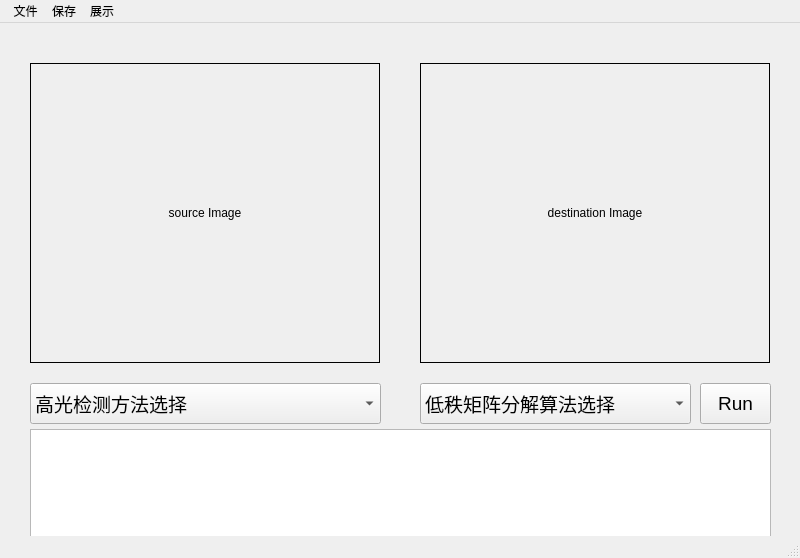
<?xml version="1.0" encoding="UTF-8"?>
<ui version="4.0">
 <class>MainWindow</class>
 <widget class="QMainWindow" name="MainWindow">
  <property name="geometry">
   <rect>
    <x>0</x>
    <y>0</y>
    <width>800</width>
    <height>558</height>
   </rect>
  </property>
  <property name="windowTitle">
   <string>基于非凸低秩分解的内镜影像高光去除</string>
  </property>
  <widget class="QWidget" name="centralwidget">
   <widget class="QLabel" name="srcImgLabel">
    <property name="geometry">
     <rect>
      <x>30</x>
      <y>40</y>
      <width>350</width>
      <height>300</height>
     </rect>
    </property>
    <property name="frameShape">
     <enum>QFrame::Box</enum>
    </property>
    <property name="text">
     <string>source Image</string>
    </property>
    <property name="alignment">
     <set>Qt::AlignCenter</set>
    </property>
   </widget>
   <widget class="QLabel" name="dstImgLabel">
    <property name="geometry">
     <rect>
      <x>420</x>
      <y>40</y>
      <width>350</width>
      <height>300</height>
     </rect>
    </property>
    <property name="frameShape">
     <enum>QFrame::Box</enum>
    </property>
    <property name="text">
     <string>destination Image</string>
    </property>
    <property name="alignment">
     <set>Qt::AlignCenter</set>
    </property>
   </widget>
   <widget class="QComboBox" name="detectionBox">
    <property name="geometry">
     <rect>
      <x>30</x>
      <y>360</y>
      <width>351</width>
      <height>41</height>
     </rect>
    </property>
    <property name="font">
     <font>
      <pointsize>14</pointsize>
     </font>
    </property>
    <item>
     <property name="text">
      <string>高光检测方法选择</string>
     </property>
    </item>
    <item>
     <property name="text">
      <string>MS自适应阈值分割</string>
     </property>
    </item>
    <item>
     <property name="text">
      <string>经验阈值分割</string>
     </property>
    </item>
    <item>
     <property name="text">
      <string>MSV自适应阈值分割</string>
     </property>
    </item>
   </widget>
   <widget class="QPushButton" name="pushButton">
    <property name="geometry">
     <rect>
      <x>700</x>
      <y>360</y>
      <width>71</width>
      <height>41</height>
     </rect>
    </property>
    <property name="font">
     <font>
      <pointsize>14</pointsize>
      <weight>50</weight>
      <bold>false</bold>
     </font>
    </property>
    <property name="text">
     <string>Run</string>
    </property>
   </widget>
   <widget class="QComboBox" name="RPCATypeBox">
    <property name="geometry">
     <rect>
      <x>420</x>
      <y>360</y>
      <width>271</width>
      <height>41</height>
     </rect>
    </property>
    <property name="font">
     <font>
      <pointsize>14</pointsize>
     </font>
    </property>
    <item>
     <property name="text">
      <string>低秩矩阵分解算法选择</string>
     </property>
    </item>
    <item>
     <property name="text">
      <string>FastPCP</string>
     </property>
    </item>
    <item>
     <property name="text">
      <string>LagQN</string>
     </property>
    </item>
    <item>
     <property name="text">
      <string>AdaRPCA</string>
     </property>
    </item>
    <item>
     <property name="text">
      <string>SPCP</string>
     </property>
    </item>
    <item>
     <property name="text">
      <string>Non-RPCA</string>
     </property>
    </item>
    <item>
     <property name="text">
      <string>Non-Batches RPCA</string>
     </property>
    </item>
   </widget>
   <widget class="QTextEdit" name="displayInfor">
    <property name="geometry">
     <rect>
      <x>30</x>
      <y>406</y>
      <width>741</width>
      <height>111</height>
     </rect>
    </property>
   </widget>
  </widget>
  <widget class="QMenuBar" name="menubar">
   <property name="geometry">
    <rect>
     <x>0</x>
     <y>0</y>
     <width>800</width>
     <height>23</height>
    </rect>
   </property>
   <widget class="QMenu" name="menu">
    <property name="title">
     <string> 文件</string>
    </property>
    <addaction name="actionopen"/>
    <addaction name="separator"/>
    <addaction name="actionopenborderImg"/>
    <addaction name="separator"/>
   </widget>
   <widget class="QMenu" name="menu_2">
    <property name="title">
     <string>保存</string>
    </property>
    <addaction name="actionsaveRecon"/>
   </widget>
   <widget class="QMenu" name="menu_3">
    <property name="title">
     <string>展示</string>
    </property>
    <addaction name="actionshowSrc"/>
    <addaction name="separator"/>
    <addaction name="actionshowRecon"/>
    <addaction name="separator"/>
    <addaction name="actionshowLowrank"/>
    <addaction name="separator"/>
    <addaction name="actionshowSparse"/>
    <addaction name="separator"/>
    <addaction name="actionshowHighlight"/>
   </widget>
   <addaction name="menu"/>
   <addaction name="menu_2"/>
   <addaction name="menu_3"/>
  </widget>
  <widget class="QStatusBar" name="statusbar"/>
  <action name="actionopen">
   <property name="text">
    <string>打开</string>
   </property>
   <property name="shortcut">
    <string>Ctrl+O</string>
   </property>
  </action>
  <action name="actionopenborderImg">
   <property name="text">
    <string>打开带边界图像</string>
   </property>
   <property name="shortcut">
    <string>Ctrl+N</string>
   </property>
  </action>
  <action name="actionsaveRecon">
   <property name="text">
    <string>保存重建图像</string>
   </property>
   <property name="shortcut">
    <string>Ctrl+S</string>
   </property>
  </action>
  <action name="actionshowSrc">
   <property name="text">
    <string>展示输入图像</string>
   </property>
  </action>
  <action name="actionshowRecon">
   <property name="text">
    <string>展示重建图像</string>
   </property>
  </action>
  <action name="actionshowLowrank">
   <property name="text">
    <string>展示低秩图像</string>
   </property>
  </action>
  <action name="actionshowSparse">
   <property name="text">
    <string>展示稀疏图像</string>
   </property>
  </action>
  <action name="actionshowHighlight">
   <property name="text">
    <string>展示高光图像</string>
   </property>
  </action>
 </widget>
 <resources/>
 <connections/>
</ui>
